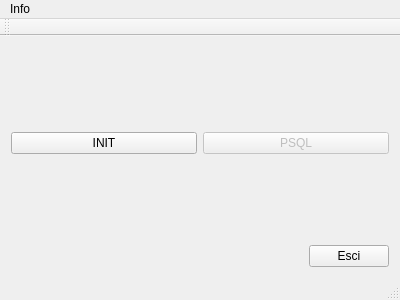
<?xml version="1.0" encoding="UTF-8"?>
<ui version="4.0">
 <class>MainWindow</class>
 <widget class="QMainWindow" name="MainWindow">
  <property name="geometry">
   <rect>
    <x>0</x>
    <y>0</y>
    <width>400</width>
    <height>300</height>
   </rect>
  </property>
  <property name="windowTitle">
   <string>Test PSQL Driver</string>
  </property>
  <widget class="QWidget" name="centralWidget">
   <layout class="QVBoxLayout" name="verticalLayout">
    <item>
     <spacer name="verticalSpacer_2">
      <property name="orientation">
       <enum>Qt::Vertical</enum>
      </property>
      <property name="sizeHint" stdset="0">
       <size>
        <width>20</width>
        <height>40</height>
       </size>
      </property>
     </spacer>
    </item>
    <item>
     <layout class="QHBoxLayout" name="horizontalLayout">
      <item>
       <widget class="QPushButton" name="pushButton_init">
        <property name="text">
         <string>INIT</string>
        </property>
       </widget>
      </item>
      <item>
       <widget class="QPushButton" name="pushButton_psql">
        <property name="enabled">
         <bool>false</bool>
        </property>
        <property name="text">
         <string>PSQL</string>
        </property>
       </widget>
      </item>
     </layout>
    </item>
    <item>
     <spacer name="verticalSpacer">
      <property name="orientation">
       <enum>Qt::Vertical</enum>
      </property>
      <property name="sizeHint" stdset="0">
       <size>
        <width>20</width>
        <height>40</height>
       </size>
      </property>
     </spacer>
    </item>
    <item>
     <layout class="QHBoxLayout" name="horizontalLayout_2">
      <item>
       <spacer name="horizontalSpacer">
        <property name="orientation">
         <enum>Qt::Horizontal</enum>
        </property>
        <property name="sizeHint" stdset="0">
         <size>
          <width>40</width>
          <height>20</height>
         </size>
        </property>
       </spacer>
      </item>
      <item>
       <widget class="QPushButton" name="pushButton_esci">
        <property name="text">
         <string>Esci</string>
        </property>
       </widget>
      </item>
     </layout>
    </item>
   </layout>
  </widget>
  <widget class="QMenuBar" name="menuBar">
   <property name="geometry">
    <rect>
     <x>0</x>
     <y>0</y>
     <width>400</width>
     <height>21</height>
    </rect>
   </property>
   <widget class="QMenu" name="menuInfo">
    <property name="title">
     <string>Info</string>
    </property>
    <addaction name="actionAbout"/>
    <addaction name="separator"/>
    <addaction name="actionAbout_Qt"/>
   </widget>
   <addaction name="menuInfo"/>
  </widget>
  <widget class="QToolBar" name="mainToolBar">
   <attribute name="toolBarArea">
    <enum>TopToolBarArea</enum>
   </attribute>
   <attribute name="toolBarBreak">
    <bool>false</bool>
   </attribute>
  </widget>
  <widget class="QStatusBar" name="statusBar"/>
  <action name="actionAbout">
   <property name="text">
    <string>About</string>
   </property>
  </action>
  <action name="actionAbout_Qt">
   <property name="text">
    <string>About Qt</string>
   </property>
  </action>
 </widget>
 <layoutdefault spacing="6" margin="11"/>
 <resources/>
 <connections/>
</ui>
